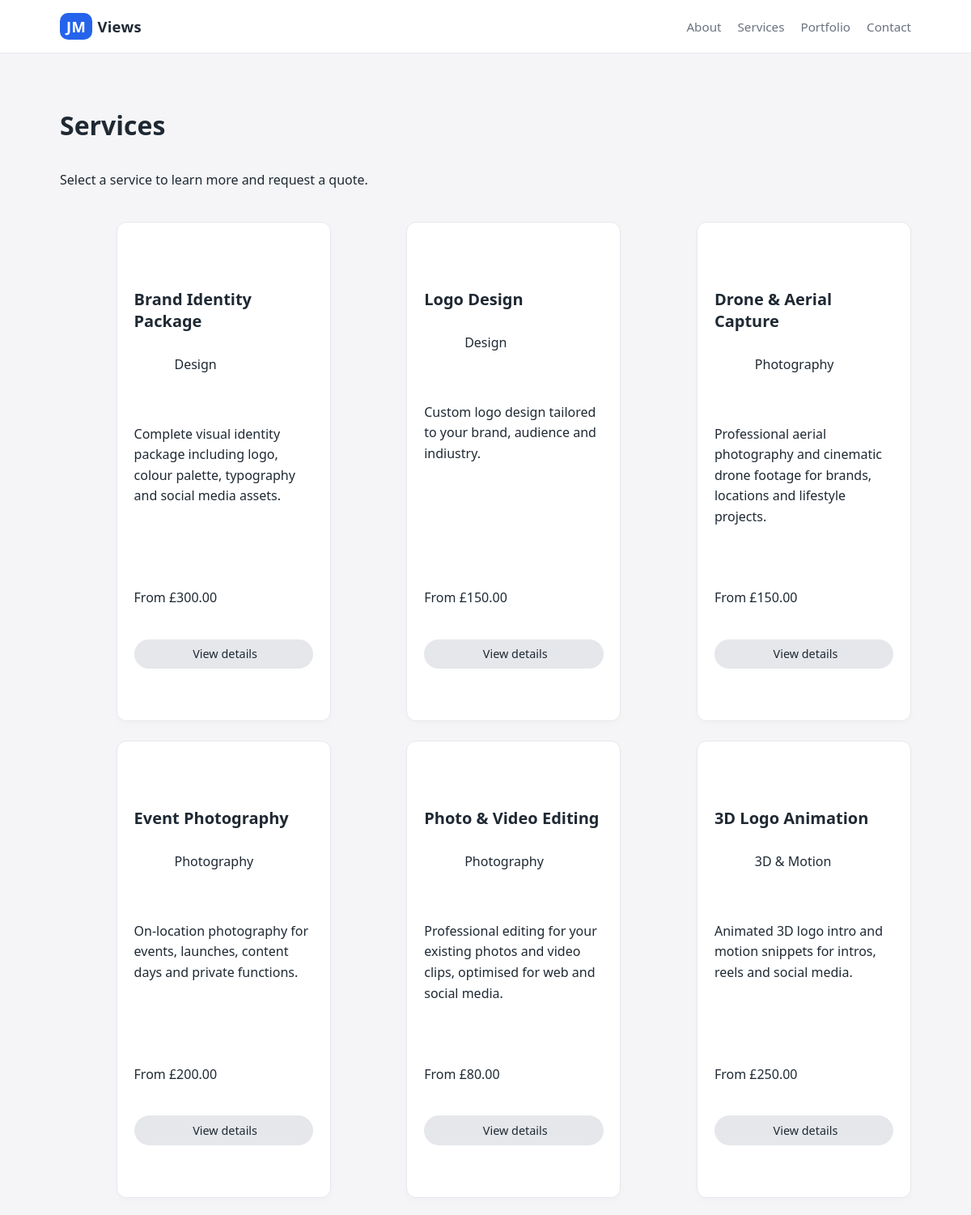
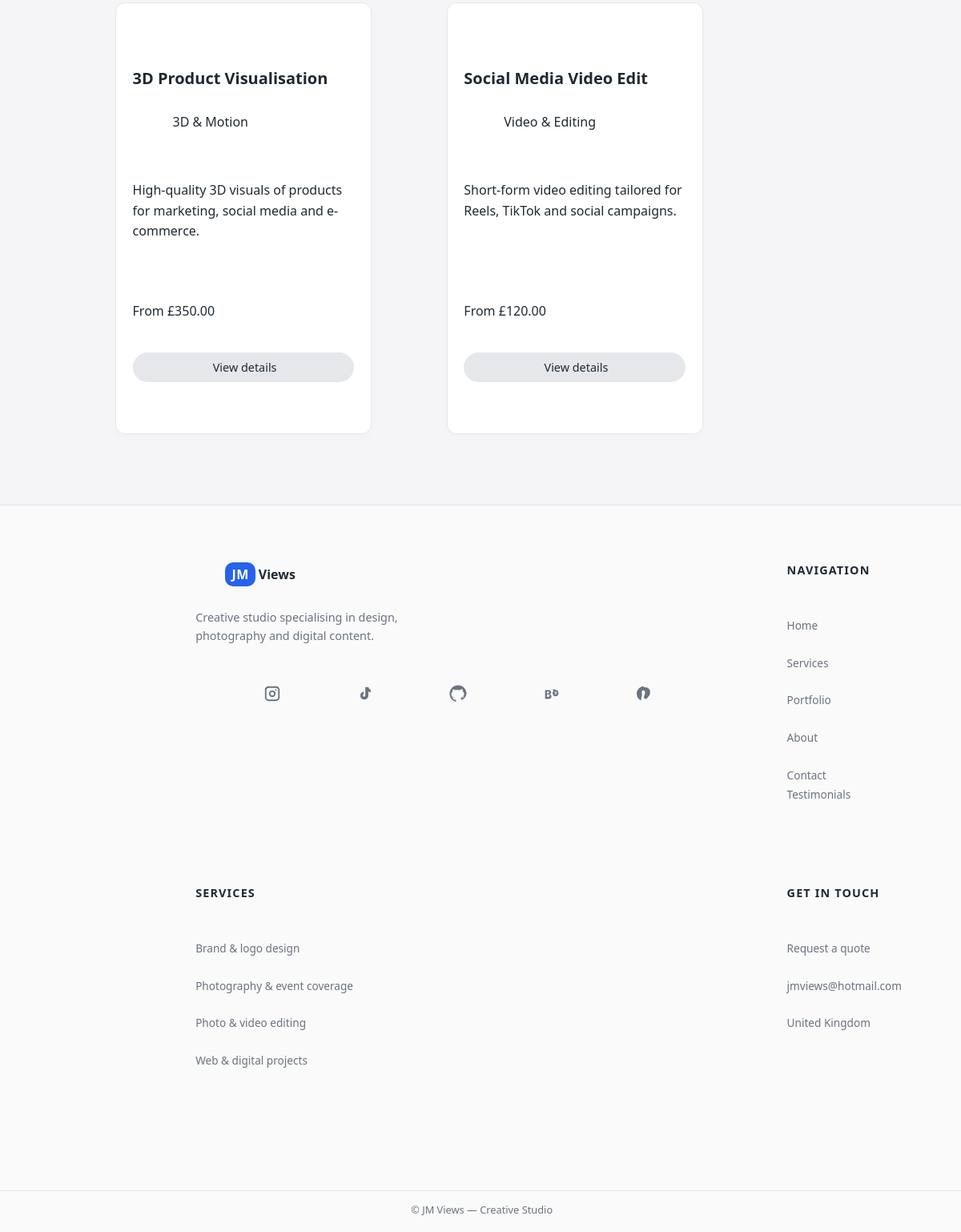
Page /services/ on the committed database (2 pictures, top to bottom).
### services/models.py (models this page shows, shortened)
class Service(models.Model):
    CATEGORY_CHOICES = [
        ('design', 'Design'),
        ('photo', 'Photography'),
        ('video', 'Video & Editing'),
        ('three_d', '3D & Motion'),
    ]
    name = models.CharField(max_length=200)
    category = models.CharField(max_length=20, choices=CATEGORY_CHOICES)
    short_description = models.CharField(max_length=255)
    full_description = models.TextField(blank=True)
    starting_price = models.DecimalField(
        max_digits=8, decimal_places=2, null=True, blank=True
    )
    is_active = models.BooleanField(default=True)
    created_at = models.DateTimeField(auto_now_add=True)
    class Meta:
        ordering = ['category', 'name']

### services/views.py (the view)
# urls.py: path('', views.service_list, name='service_list'),
def service_list(request):
    services = Service.objects.filter(is_active=True)
    context = {
        'services': services,
    }
    return render(request, 'services/service_list.html', context)

### templates/services/service_list.html (shortened to what this page needs)
{% extends "base.html" %}
{% block content %}
  <h1>Services</h1>
  <p>Select a service to learn more and request a quote.</p>
  <div class="services-grid">
    {% for service in services %}
      <article class="service-card">
        <header>
          <h2>{{ service.name }}</h2>
          <p class="service-card-meta">
            {{ service.get_category_display }}
          </p>
        </header>
        <p>{{ service.short_description }}</p>
        <div class="service-card-footer">
          {% if service.starting_price %}
            <p>From £{{ service.starting_price }}</p>
          {% endif %}
          <a href="{% url 'service_detail' service.pk %}" class="btn btn-secondary">
            View details
          </a>
        </div>
      </article>
    {% endfor %}
  </div>
{% endblock %}

### templates/base.html (shortened to what this page needs)
<!DOCTYPE html>
<html lang="en">
<head>
    {% load static %}
    <link rel="stylesheet" href="{% static 'css/main.css' %}">
</head>
<body>
<nav class="navbar">
    <div class="container">
        <a class="logo" href="/">
            <span class="logo-mark">JM</span>
            <span class="logo-name">Views</span>
        </a>
        <ul class="nav-links">
            <li><a href="/about/">About</a></li>
            <li><a href="/services/">Services</a></li>
            <li><a href="/portfolio/">Portfolio</a></li>
            <li><a href="/contact/">Contact</a></li>
        </ul>
    </div>
</nav>
<main class="container">
    {% block content %}{% endblock %}
</main>
<footer class="footer">
  <div class="container footer-grid">
    <div class="footer-brand">
      <div class="footer-logo">
        <span class="logo-mark">JM</span><span class="logo-name">Views</span>
      </div>
      <p>Creative studio specialising in design, photography and digital content.</p>
      <div class="social-links">
        <a href="https://www.instagram.com/jaymviews/" target="_blank" aria-label="Instagram">
        </a>
        <a href="https://www.tiktok.com/@jmviews94?lang=en-GB" target="_blank" aria-label="TikTok">
          <svg viewBox="0 0 24 24" class="social-icon"><path d="M16.5 3c.2 1.6 1.3 3 3 3.5v3.2c-1.2.1-2.3-.2-3.3-.8v5.7c0 3-2.4 5.4-5.4 5.4S5.4 17.6 5.4 14.6c0-2.7 2-5 4.6-5.3v3.2c-.8.2-1.4.9-1.4 1.8 0 1 .8 1.8 1.8 1.8s1.8-.8 1.8-1.8V3h3.3z"/></svg>
        </a>
        <a href="https://github.com/JermaineMckenna/" target="_blank" aria-label="GitHub">
        </a>
        <a href="https://www.behance.net/jermainemckenna1" target="_blank" aria-label="Behance">
        </a>
        <a href="https://uk.pinterest.com/jermainemckenna_/" target="_blank" aria-label="Pinterest">
        </a>
      </div>
    </div>
    <div class="footer-column">
      <h4>Navigation</h4>
      <ul>
        <li><a href="/">Home</a></li>
        <li><a href="/services/">Services</a></li>
        <li><a href="/portfolio/">Portfolio</a></li>
        <li><a href="/about/">About</a></li>
        <li><a href="/contact/">Contact</a></li>
        <li><a href="/testimonials/">Testimonials</a></li>
      </ul>
    </div>
    <div class="footer-column">
      <h4>Services</h4>
      <ul>
        <li>Brand & logo design</li>
        <li>Photography & event coverage</li>
        <li>Photo & video editing</li>
        <li>Web & digital projects</li>
      </ul>
    </div>
    <div class="footer-column">
      <h4>Get in touch</h4>
      <ul>
        <li><a href="/contact/">Request a quote</a></li>
        <li><a href="mailto:jmviews@hotmail.com">jmviews@hotmail.com</a></li>
        <li>United Kingdom</li>
      </ul>
    </div>
  </div>
  <div class="footer-bottom">
    © {{ now|date:"Y" }} JM Views — Creative Studio
  </div>
</footer>
</body>
</html>

### static/css/main.css (style rules this page uses)
*, *::before, *::after { box-sizing: border-box; }
:root { --bg: #f5f5f7; --bg-card: #ffffff; --text-main: #1f2933; --text-muted: #6b7280; --accent: #2563eb; --accent-soft: #dbeafe; --border-soft: #e5e7eb; }
body { margin: 0; font-family: system-ui, -apple-system, BlinkMacSystemFont, "Segoe UI", sans-serif; background: var(--bg); color: var(--text-main); }
a { color: inherit; text-decoration: none; }
.container { max-width: 1100px; margin: 0 auto; padding: 1rem 1.5rem; }
.navbar { background: #ffffff; border-bottom: 1px solid var(--border-soft); }
.navbar .container { display: flex; justify-content: space-between; align-items: center; gap: 1rem; }
.logo { font-weight: 800; font-size: 1.15rem; letter-spacing: 0.3px; display: flex; align-items: center; gap: 6px; }
.logo-mark { background: var(--accent); color: #ffffff; padding: 4px 8px; border-radius: 10px; font-weight: 900; letter-spacing: 0.5px; }
.logo-name { color: var(--text-main); font-weight: 700; }
.nav-links { list-style: none; display: flex; gap: 1.25rem; margin: 0; padding: 0; }
.nav-links a { font-size: 0.95rem; color: var(--text-muted); }
main.container { padding-top: 1.5rem; padding-bottom: 2.5rem; }
h1 { font-size: 2rem; margin-bottom: 0.75rem; }
h2 { font-size: 1.25rem; margin-bottom: 0.4rem; }
p { line-height: 1.6; margin-top: 0; }
.btn { display: inline-block; padding: 0.55rem 1.3rem; border-radius: 999px; font-size: 0.9rem; border: none; cursor: pointer; text-decoration: none; }
.btn-secondary { background: #e5e7eb; color: var(--text-main); }
.footer { background: #fafafb; border-top: 1px solid var(--border-soft); margin-top: 3rem; }
.footer-grid { display: grid; grid-template-columns: 2fr 1fr 1fr 1fr; gap: 2rem; padding-top: 1.7rem; padding-bottom: 1.7rem; }
.footer-logo { display: flex; align-items: center; gap: 4px; font-weight: 800; font-size: 1rem; margin-bottom: 0.35rem; }
.footer-brand p { color: var(--text-muted); font-size: 0.9rem; max-width: 320px; }
.footer-column h4 { font-size: 0.9rem; margin: 0 0 0.4rem; text-transform: uppercase; letter-spacing: 0.08em; }
.footer-column ul { list-style: none; margin: 0; padding: 0; }
.footer-column li { font-size: 0.85rem; color: var(--text-muted); margin-bottom: 0.35rem; }
.footer-bottom { text-align: center; padding: 0.9rem 1rem 1.2rem; font-size: 0.8rem; color: var(--text-muted); border-top: 1px solid var(--border-soft); }
.social-links { margin-top: 0.8rem; display: flex; gap: 0.6rem; }
.social-icon { width: 22px; height: 22px; fill: #6b7280; transition: fill 0.2s, transform 0.15s; }
.service-card { background: var(--bg-card); border-radius: 12px; padding: 1.25rem 1.3rem; border: 1px solid var(--border-soft); box-shadow: 0 4px 10px rgba(15, 23, 42, 0.02); display: flex; flex-direction: column; flex: 1 1 260px; max-width: 320px; margin: 0; }
.services-grid { display: flex; flex-wrap: wrap; gap: 1.5rem; align-items: stretch; }
.service-card-footer { margin-top: auto; padding-top: 0.9rem; }
.service-card-footer .btn { width: 100%; text-align: center; }

### rows in the picture
Service: name "Brand Identity Package", category "Design", short_description "Complete visual identity package including logo, colour palette, typography and social media assets.", starting_price "300.00"
Service: name "Logo Design", category "Design", short_description "Custom logo design tailored to your brand, audience and indiustry.", starting_price "150.00"
Service: name "Drone & Aerial Capture", category "Photography", short_description "Professional aerial photography and cinematic drone footage for brands, locations and lifestyle projects.", starting_price "150.00"
Service: name "Event Photography", category "Photography", short_description "On-location photography for events, launches, content days and private functions.", starting_price "200.00"
Service: name "Photo & Video Editing", category "Photography", short_description "Professional editing for your existing photos and video clips, optimised for web and social media.", starting_price "80.00"
Service: name "3D Logo Animation", category "3D & Motion", short_description "Animated 3D logo intro and motion snippets for intros, reels and social media.", starting_price "250.00"
Service: name "3D Product Visualisation", category "3D & Motion", short_description "High-quality 3D visuals of products for marketing, social media and e-commerce.", starting_price "350.00"
Service: name "Social Media Video Edit", category "Video & Editing", short_description "Short-form video editing tailored for Reels, TikTok and social campaigns.", starting_price "120.00"
